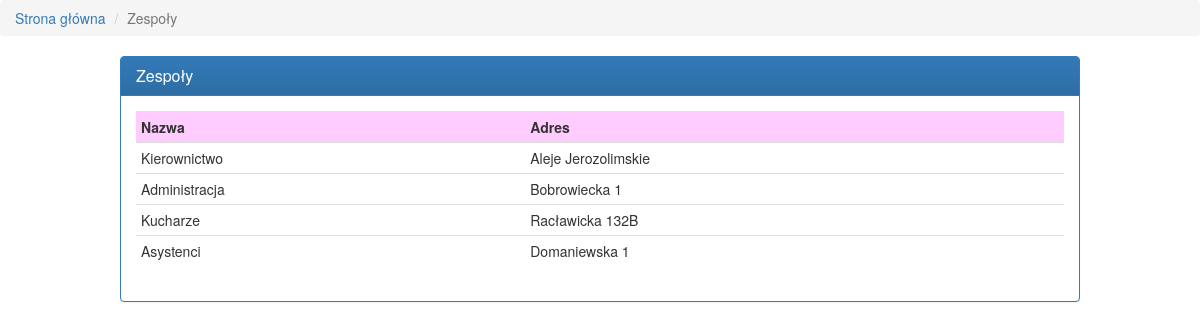
Screenshot of /zespoly/ with the database file from the repository.
### pracownicy/models.py (models this page shows, shortened)
class Zespoly(models.Model):
    nazwa = models.CharField(max_length=50)
    adres = models.CharField(max_length=100)

### pracownicy/views.py (the view)
# urls.py: url(r'^zespoly/$', views.pokazZespoly),
def pokazZespoly(request):
    zespoly=models.Zespoly.objects.all()
    return render(request, 'zespoly.html', locals())

### templates/zespoly.html
{% extends "index.html" %}
{% block content %}
    <ul class="breadcrumb">
        <li><a href="/">Strona główna</a></li>
        <li class="active">Zespoły</li>
    </ul>
{% block zespoly %}
        <div class="main panel panel-primary">
        <div class="panel-heading"><h3 class="panel-title">Zespoły</h3></div>
        <div class="panel-body">
        <table class="table table-hover table-condensed">
            <tr>
                <th>Nazwa</th>
                <th>Adres</th>
            </tr>
            {% for z in zespoly %}
            <tr>
                <td id="{{ z.pk }}" class="clickable-row-zespoly">{{ z.nazwa }}</td>
                <td>{{ z.adres }}</td>
            </tr>
            {% endfor %}
        </table>
    </div>
    </div>
    {% endblock zespoly %}
{% endblock content %}

### pracownicy/static/main.css (style rules this page uses)
.table>tbody>tr>th, .table>tfoot>tr>th, .table>thead>tr>th { border-top-color: #ffccff; background-color: #ffccff; }
.main { width: 80%; margin: 1em auto 0 auto; }

### rows the page displays
Zespoly: nazwa "Kierownictwo", adres "Aleje Jerozolimskie"
Zespoly: nazwa "Administracja", adres "Bobrowiecka 1"
Zespoly: nazwa "Kucharze", adres "Racławicka 132B"
Zespoly: nazwa "Asystenci", adres "Domaniewska 1"
